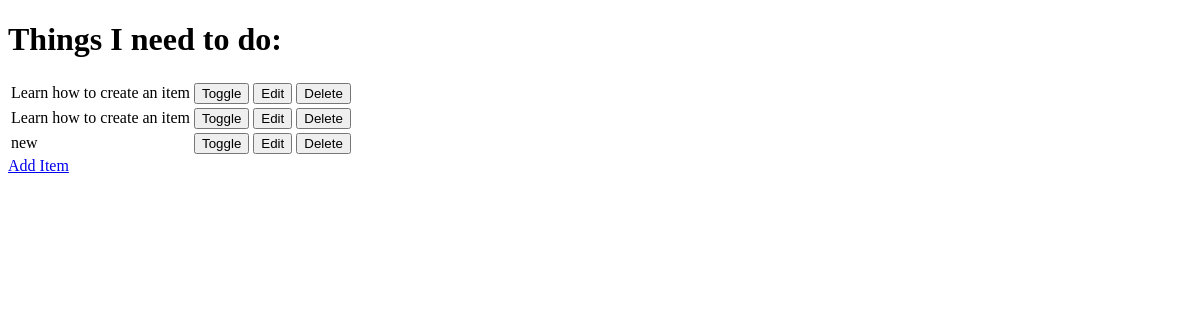
/, run on an earlier commit of the app's database.
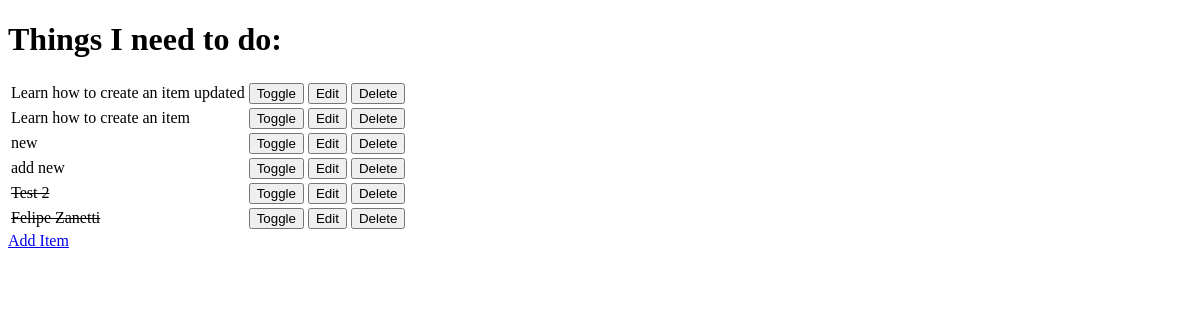
And on a later commit of the database.
### todo/models.py (models this page shows, shortened)
class Item(models.Model):
    name = models.CharField(max_length=50, null=False, blank=False)
    done = models.BooleanField(null=False, blank=False, default=False)

### todo/views.py (the view)
# urls.py: path('', views.get_todo_list, name='get_todo_list'),
def get_todo_list(request):
    items = Item.objects.all()
    context = {
        'items': items
    }
    return render(request, 'todo/todo_list.html', context)

### todo/templates/todo/todo_list.html (shortened to what this page needs)
<!DOCTYPE html>
<html lang="en">
  <head>
  </head>
  <body>
    <h1>Things I need to do:</h1>
    <table>
      {% for item in items %}
      <tr>
        {% if item.done %}
        <td><strike> {{ item.name }} </strike></td>
        {% else %}
        <td>{{ item.name }}</td>
        {% endif %}
        <td>
            <a href="/toggle/{{ item.id }}">
                <button>Toggle</button>
            </a>
        </td>
        <td>
          <a href="/edit/{{ item.id }}">
            <button>Edit</button>
          </a>
        </td>
        <td>
            <a href="/delete/{{ item.id }}">
                <button>Delete</button>
            </a>
        </td>
      </tr>
      {% empty %}
      <tr>
        <td>You have nothing to do.</td>
      </tr>
      {% endfor %}
    </table>
    <a href="/add">Add Item</a>
  </body>
</html>

What changed in the data, as far as the page shows it:
changed Item: name "Learn how to create an item" → "Learn how to create an item updated"
added Item: name "add new"
added Item: name "Test 2"
added Item: name "Felipe Zanetti"
